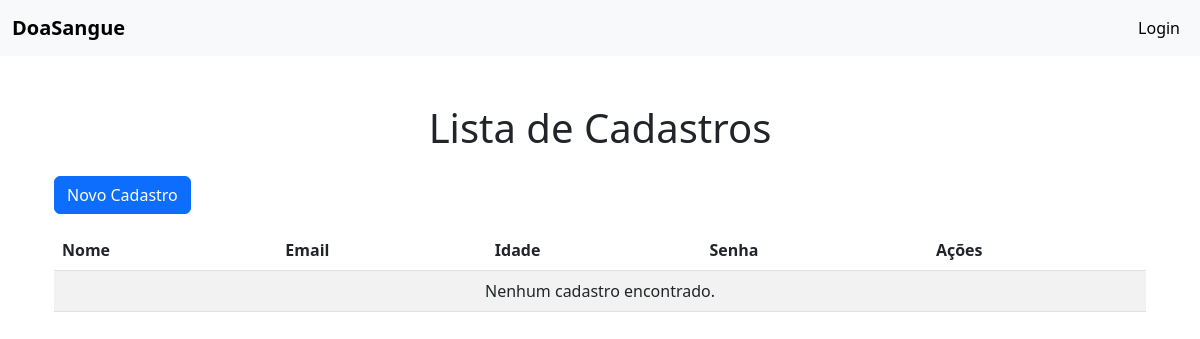
Page /cadastro/ on the earlier database version.
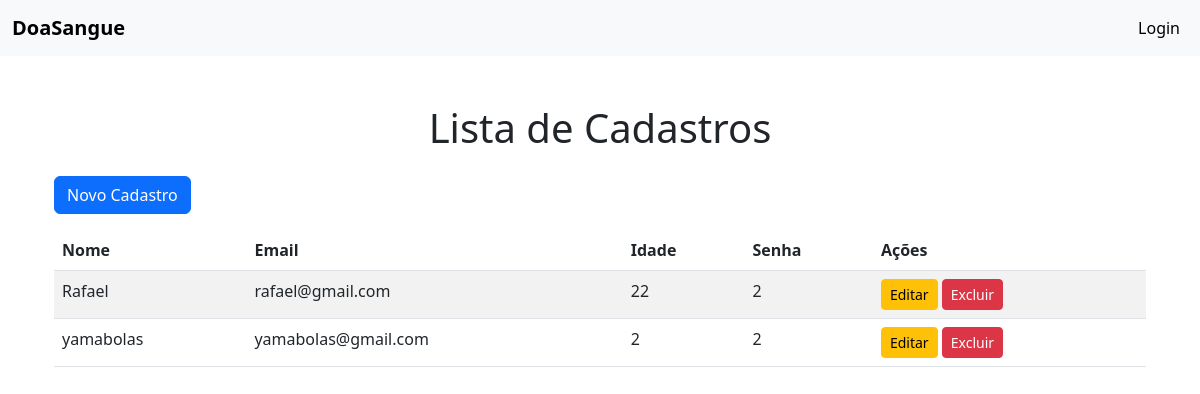
Same page on the later database version.
### cadastro/models.py (models this page shows, shortened)
class Cadastro(models.Model):
    nome = models.CharField(max_length=100)
    email = models.EmailField()
    idade = models.IntegerField()
    senha = models.CharField(max_length=128, null=True)

### cadastro/views.py (the view)
# urls.py: path('', views.cadastro_list, name='cadastro_list'),
def cadastro_list(request):
    cadastros = Cadastro.objects.all()
    return render(request, 'cadastro_list.html', {'cadastros': cadastros})

### cadastro/templates/cadastro_list.html (shortened to what this page needs)
{% extends 'base.html' %}
{% block content %}
<div class="container mt-4">
    <h1 class="text-center mb-4">Lista de Cadastros</h1>
    <div class="text-right mb-3">
        <a href="{% url 'cadastro_create' %}" class="btn btn-primary">Novo Cadastro</a>
    </div>
    <div class="table-responsive">
        <table class="table table-striped">
            <thead>
                <tr>
                    <th>Nome</th>
                    <th>Email</th>
                    <th>Idade</th>
                    <th>Senha</th>
                    <th>Ações</th>
                </tr>
            </thead>
            <tbody>
                {% for cadastro in cadastros %}
                <tr>
                    <td>{{ cadastro.nome }}</td>
                    <td>{{ cadastro.email }}</td>
                    <td>{{ cadastro.idade }}</td>
                    <td>{{ cadastro.senha }}</td>
                    <td>
                        <a href="{% url 'cadastro_update' cadastro.pk %}" class="btn btn-warning btn-sm">Editar</a>
                        <a href="{% url 'cadastro_delete' cadastro.pk %}" class="btn btn-danger btn-sm">Excluir</a>
                    </td>
                </tr>
                {% empty %}
                <tr>
                    <td colspan="5" class="text-center">Nenhum cadastro encontrado.</td>
                </tr>
                {% endfor %}
            </tbody>
        </table>
    </div>
</div>
{% endblock %}

### cadastro/templates/base.html (shortened to what this page needs)
{% load static %}
<!DOCTYPE html>
<html lang="en">
<head>
    <link href="https://cdn.jsdelivr.net/npm/bootstrap@5.3.0-alpha1/dist/css/bootstrap.min.css" rel="stylesheet">
    <link rel="stylesheet" href="{% static 'css/styles.css' %}">
</head>
<body>
    <nav class="navbar navbar-expand-lg navbar-light bg-light">
        <div class="container-fluid">
            <a class="navbar-brand" href="">DoaSangue</a>
            <div class="collapse navbar-collapse" id="navbarNav">
                <ul class="navbar-nav ms-auto">
                    {% if request.session.usuario_nome %}
                        <li class="nav-item">
                            <a class="nav-link" href="{% url 'user_profile' %}">{{ request.session.usuario_nome }}</a>
                        </li>
                        <li class="nav-item">
                            <a class="nav-link" href="{% url 'logout' %}">Logout</a>
                        </li>
                    {% else %}
                        <li class="nav-item">
                            <a class="nav-link" href="{% url 'login' %}">Login</a>
                        </li>
                    {% endif %}
                </ul>
            </div>
        </div>
    </nav>
    <div class="container mt-5">
        {% block content %}
        {% endblock %}
    </div>
</body>
</html>

### static/css/styles.css (style rules this page uses)
body { background-color: #ffffff; }
.navbar { background-color: #017cff; }
.navbar-brand { color: #000000; font-weight: bold; }
.navbar-nav .nav-link { color: #000000; padding: 0.5rem 1rem; }
.container { margin-top: 50px; }

Differences in the rows shown:
added Cadastro: nome "Rafael", email "rafael@gmail.com", idade "22", senha "2"
added Cadastro: nome "yamabolas", email "yamabolas@gmail.com", idade "2", senha "2"
Other differences:
text no longer shown: "Nenhum cadastro encontrado."
